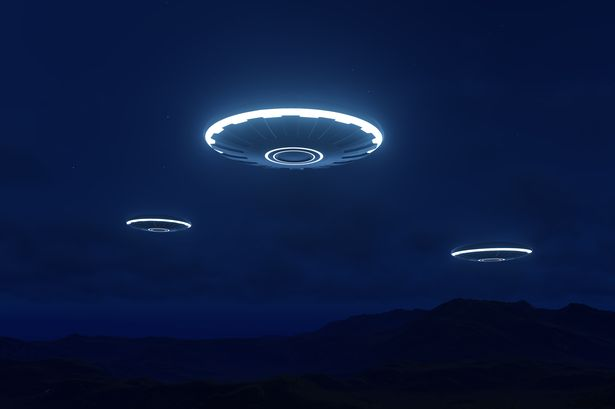
#> input picture ufo.jpg, 615 x 409 px
$ python citra10_1.py
#> lines starting #> are read from the running program, lines starting #| are printed output that depends on the picture
#> further down, image is the input picture: shape (409, 615, 3); mean B, G, R 63.9, 26.6, 11
import cv2
import numpy as np
import matplotlib.pyplot as plt

# Fungsi untuk deteksi tepi menggunakan metode Roberts
def roberts_edge_detection(image):

# Konversi gambar ke skala abu-abu
    gray_image = cv2.cvtColor(image, cv2.COLOR_RGB2GRAY)
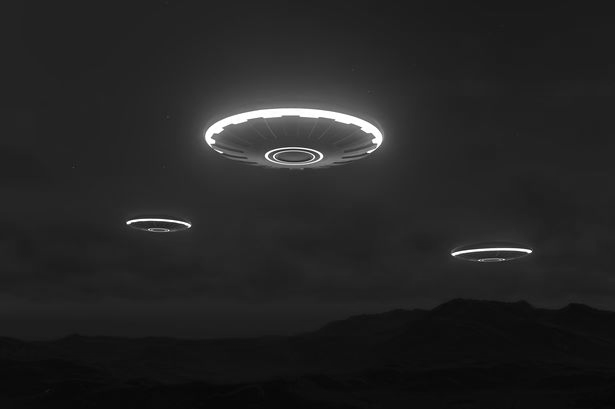
#> gray_image: shape (409, 615); min 5, max 255, mean 36

# Kernel Roberts
    kernel_x = np.array([[1, 0], [0, -1]])
    kernel_y = np.array([[0, 1], [-1, 0]])

# Konvolusi gambar dengan kernel Roberts
    gradient_x = cv2.filter2D(gray_image, -1, kernel_x)
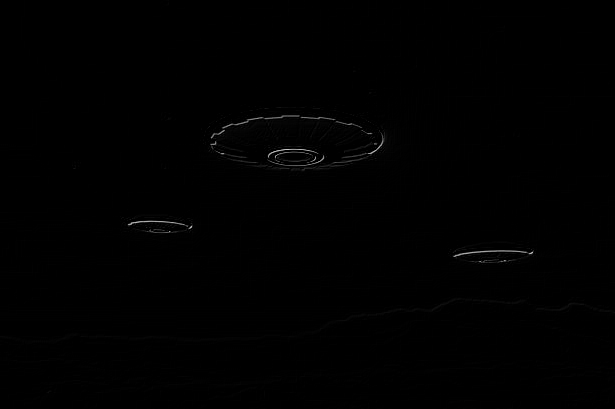
#> gradient_x: shape (409, 615); min 0, max 198, mean 0.7
    gradient_y = cv2.filter2D(gray_image, -1, kernel_y)

# Menghitung magnitudo gradien
    magnitude = np.sqrt(np.square(gradient_x) + np.square(gradient_y))
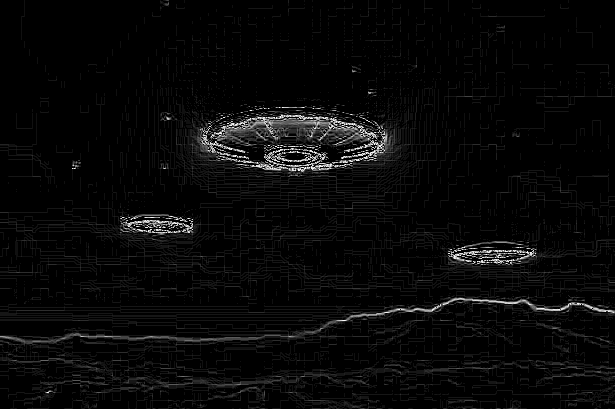
#> magnitude: shape (409, 615) float16; min 0, max 15.91, mean 0.545; drawn with min black and max white

    magnitude *= 255.0 / magnitude.max() # Normalisasi magnitudo

    return magnitude.astype(np.uint8)

# Fungsi untuk menampilkan gambar
def show_image(image):
    plt.imshow(image, cmap='gray')
    plt.axis('off')
    plt.show()


# Baca gambar
image = cv2.imread('ufo.jpg') # Ganti dengan nama file gambar Anda

# Deteksi tepi menggunakan metode Roberts
edges_roberts = roberts_edge_detection(image)

# Tampilkan gambar asli dan hasil deteksi tepi
plt.figure(figsize=(10, 5))
plt.subplot(1, 2, 1)
plt.imshow(cv2.cvtColor (image, cv2.COLOR_BGR2RGB))
plt.title('Original Image')
plt.axis('off')

plt.subplot(1, 2, 2)

plt.imshow(edges_roberts, cmap='gray')
plt.title('Hasil Deteksi tepi metode Roberts')
plt.axis('off')

plt.show()
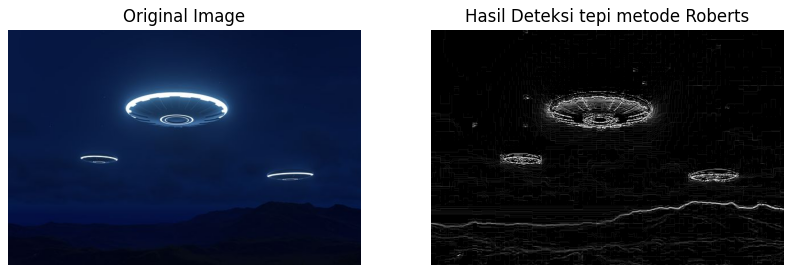
#> figure drawn by matplotlib, 2 panels
